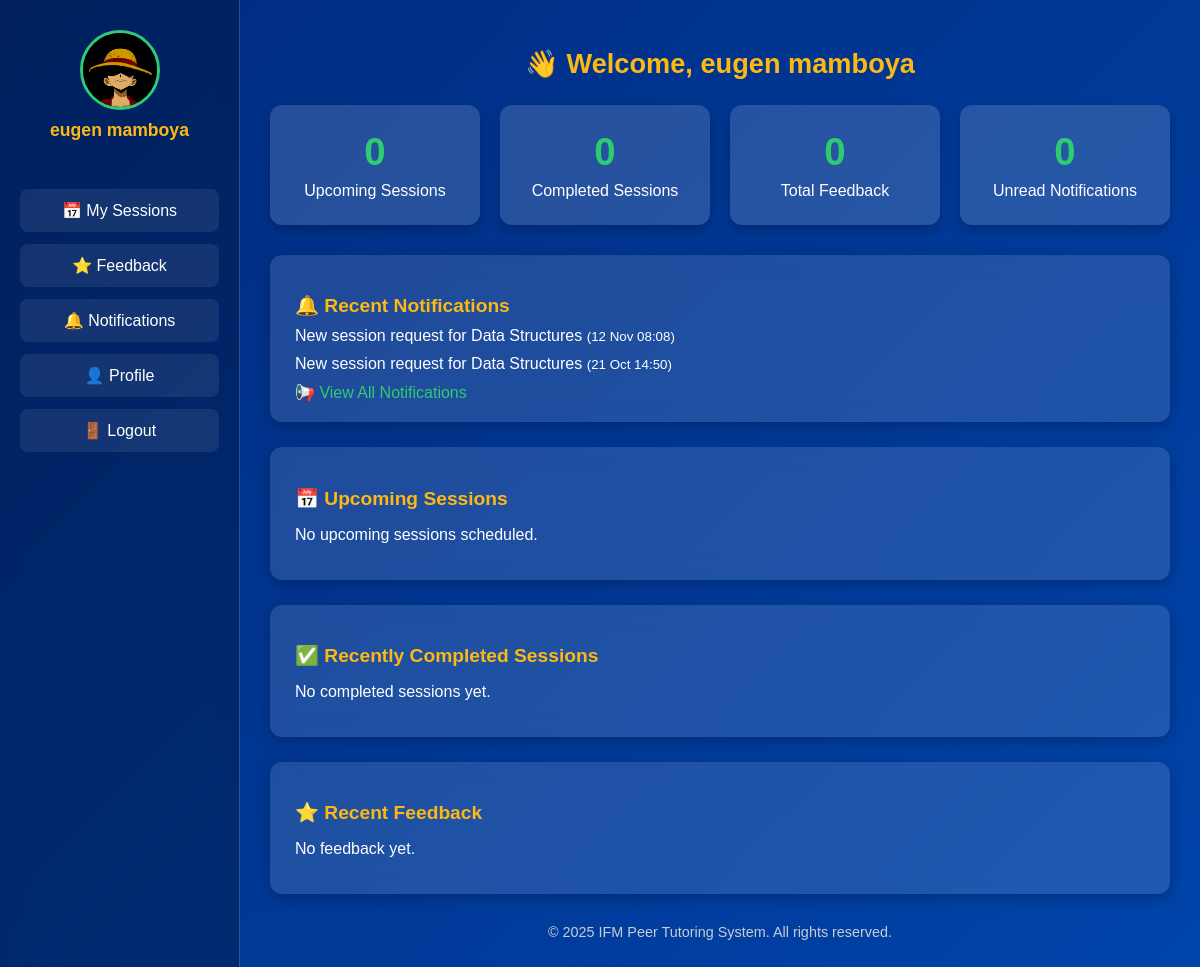
Page /dashboard/tutor.php (signed in) on the committed database.
### tables this page shows
CREATE TABLE `users` (
  `id` int(11) NOT NULL,
  `first_name` varchar(50) DEFAULT NULL,
  `last_name` varchar(50) DEFAULT NULL,
  `email` varchar(100) DEFAULT NULL,
  `phone` varchar(20) DEFAULT NULL,
  `degree_programme` varchar(100) DEFAULT NULL,
  `year_of_study` int(11) DEFAULT NULL,
  `password_hash` varchar(255) DEFAULT NULL,
  `status` enum('pending','active','suspended','deactivated') DEFAULT 'pending',
  `deactivation_reason` text DEFAULT NULL,
  `verification_token` varchar(100) DEFAULT NULL,
  `created_at` timestamp NOT NULL DEFAULT current_timestamp(),
  `profile_pic` varchar(255) DEFAULT NULL
);

CREATE TABLE `notifications` (
  `id` int(11) NOT NULL,
  `user_id` int(11) DEFAULT NULL,
  `message` text DEFAULT NULL,
  `is_read` tinyint(1) DEFAULT 0,
  `created_at` timestamp NOT NULL DEFAULT current_timestamp()
);

### dashboard/tutor.php (the view, shortened to what this page needs)
<?php
include("../config/db.php");
$uid = $_SESSION['user_id'];
$stmt = $conn->prepare("SELECT first_name,last_name,profile_pic FROM users WHERE id=?");
$stmt->bind_param("i", $uid);
$stmt->execute();
$res = $stmt->get_result();
$user = $res->fetch_assoc();
$tutorName = $user ? $user['first_name']." ".$user['last_name'] : "Tutor";
$upcomingCount = $conn->query("SELECT COUNT(*) as c FROM sessions WHERE tutor_id=$uid AND status='accepted' AND start_time >= NOW()")->fetch_assoc()['c'];
$completedCount = $conn->query("SELECT COUNT(*) as c FROM sessions WHERE tutor_id=$uid AND status='completed'")->fetch_assoc()['c'];
$feedbackCount  = $conn->query("SELECT COUNT(*) as c FROM feedback f JOIN sessions s ON f.session_id=s.id WHERE s.tutor_id=$uid")->fetch_assoc()['c'];
$noteCount      = $conn->query("SELECT COUNT(*) as c FROM notifications WHERE user_id=$uid AND is_read=0")->fetch_assoc()['c'];
$notes = $conn->query("SELECT * FROM notifications WHERE user_id=$uid ORDER BY created_at DESC LIMIT 5");
$feedback = $conn->query("
    SELECT f.stars, f.comment, f.created_at, s.title, u.first_name, u.last_name
    FROM feedback f
    JOIN sessions s ON f.session_id=s.id
    JOIN users u ON f.rater_id=u.id
    WHERE s.tutor_id=$uid
    ORDER BY f.created_at DESC
    LIMIT 5
");
$sessions = $conn->query("
    SELECT title, start_time, end_time
    FROM sessions
    WHERE tutor_id=$uid AND status='accepted' AND start_time >= NOW()
    ORDER BY start_time ASC
    LIMIT 5
");
$completed = $conn->query("
    SELECT title, start_time, end_time
    FROM sessions
    WHERE tutor_id=$uid AND status='completed'
    ORDER BY end_time DESC
    LIMIT 5
");
?>
<!DOCTYPE html>
<html lang="en">
<head>
</head>
<body>
  <div class="sidebar">
    <img src="../uploads/profile_pics/<?= $user['profile_pic'] ?: 'default.png'; ?>" alt="Profile Picture">
    <h3><?= htmlspecialchars($tutorName); ?></h3>
    <div class="nav-links">
      <a href="../sessions/view.php">📅 My Sessions</a>
      <a href="../feedback/view_all_tutor.php">⭐ Feedback</a>
      <a href="../notifications/view_all.php">🔔 Notifications</a>
      <a href="../profile/tutor.php">👤 Profile</a>
      <a href="../auth/logout.php" class="logout">🚪 Logout</a>
    </div>
  </div>
  <div class="main">
    <h1>👋 Welcome, <?= htmlspecialchars($tutorName); ?></h1>
    <div class="stats">
      <div class="stat-card"><h2><?= $upcomingCount; ?></h2><p>Upcoming Sessions</p></div>
      <div class="stat-card"><h2><?= $completedCount; ?></h2><p>Completed Sessions</p></div>
      <div class="stat-card"><h2><?= $feedbackCount; ?></h2><p>Total Feedback</p></div>
      <div class="stat-card"><h2><?= $noteCount; ?></h2><p>Unread Notifications</p></div>
    </div>
    <div class="box">
      <h3>🔔 Recent Notifications</h3>
      <?php if ($notes->num_rows > 0): ?>
        <ul>
          <?php while($n = $notes->fetch_assoc()): ?>
            <li <?= !$n['is_read'] ? 'style="font-weight:bold;"' : ''; ?>>
              <?= htmlspecialchars($n['message']); ?>
              <small>(<?= date("d M H:i", strtotime($n['created_at'])); ?>)</small>
            </li>
          <?php endwhile; ?>
        </ul>
        <a href="../notifications/view_all.php" class="link">📢 View All Notifications</a>
      <?php else: ?>
        <p>No notifications yet.</p>
      <?php endif; ?>
    </div>
    <div class="box">
      <h3>📅 Upcoming Sessions</h3>
      <?php if ($sessions->num_rows > 0): ?>
        <ul>
          <?php while($s = $sessions->fetch_assoc()): ?>
            <li>
              <b><?= htmlspecialchars($s['title']); ?></b><br>
              <small><?= date("d M Y H:i", strtotime($s['start_time'])); ?> → <?= date("H:i", strtotime($s['end_time'])); ?></small>
            </li>
          <?php endwhile; ?>
        </ul>
      <?php else: ?>
        <p>No upcoming sessions scheduled.</p>
      <?php endif; ?>
    </div>
    <div class="box">
      <h3>✅ Recently Completed Sessions</h3>
      <?php if ($completed->num_rows > 0): ?>
        <ul>
          <?php while($c = $completed->fetch_assoc()): ?>
            <li>
              <b><?= htmlspecialchars($c['title']); ?></b><br>
              <small>Ended: <?= date("d M Y H:i", strtotime($c['end_time'])); ?></small>
            </li>
          <?php endwhile; ?>
        </ul>
        <a href="../sessions/completed.php" class="link">📖 View All Completed Sessions</a>
      <?php else: ?>
        <p>No completed sessions yet.</p>
      <?php endif; ?>
    </div>
    <div class="box">
      <h3>⭐ Recent Feedback</h3>
      <?php if ($feedback->num_rows > 0): ?>
        <ul>
          <?php while($f = $feedback->fetch_assoc()): ?>
            <li>
              <b><?= htmlspecialchars($f['first_name']." ".$f['last_name']); ?></b> on <i><?= htmlspecialchars($f['title']); ?></i><br>
              <span class="stars"><?= str_repeat("⭐", $f['stars']); ?></span><br>
              <span class="comment"><?= htmlspecialchars($f['comment']); ?></span><br>
              <small><?= date("d M Y H:i", strtotime($f['created_at'])); ?></small>
            </li>
          <?php endwhile; ?>
        </ul>
        <a href="../feedback/view_all_tutor.php" class="link">📖 View All Feedback</a>
      <?php else: ?>
        <p>No feedback yet.</p>
      <?php endif; ?>
    </div>
    <footer>© <?= date("Y"); ?> IFM Peer Tutoring System. All rights reserved.</footer>
  </div>
</body>
</html>

### dashboard/tutor.php (style rules this page uses)
* { box-sizing: border-box; }
body { font-family: 'Poppins', sans-serif; background: linear-gradient(135deg, #002B7F, #0044AA); margin: 0; padding: 0; display: flex; min-height: 100vh; color: #fff; }
.sidebar { width: 240px; background: rgba(0,0,0,0.25); backdrop-filter: blur(10px); padding: 30px 20px; display: flex; flex-direction: column; align-items: center; border-right: 1px solid rgba(255,255,255,0.2); }
.sidebar img { width: 80px; height: 80px; border-radius: 50%; object-fit: cover; border: 3px solid #2ecc71; }
.sidebar h3 { margin-top: 10px; font-size: 1.1rem; color: #FDB913; text-align: center; }
.nav-links { display: flex; flex-direction: column; gap: 12px; margin-top: 30px; width: 100%; }
.nav-links a { color: #fff; text-decoration: none; padding: 12px; border-radius: 8px; transition: 0.3s; text-align: center; font-weight: 500; background: rgba(255,255,255,0.08); }
.logout { margin-top: auto; background: rgba(231,76,60,0.2); }
.main { flex: 1; padding: 30px; overflow-y: auto; }
h1 { color: #FDB913; font-size: 1.7rem; text-align: center; margin-bottom: 25px; }
.stats { display: flex; flex-wrap: wrap; gap: 20px; justify-content: center; margin-bottom: 30px; }
.stat-card { flex: 1; min-width: 200px; background: rgba(255,255,255,0.15); border-radius: 12px; padding: 25px; text-align: center; box-shadow: 0 6px 12px rgba(0,0,0,0.2); transition: 0.3s; }
.stat-card h2 { margin: 0; color: #2ecc71; font-size: 2.4rem; }
.stat-card p { color: #fff; margin: 8px 0 0; }
.box { background: rgba(255,255,255,0.12); backdrop-filter: blur(10px); border-radius: 12px; padding: 20px 25px; margin-bottom: 25px; box-shadow: 0 4px 15px rgba(0,0,0,0.25); }
.box h3 { color: #FDB913; margin-bottom: 10px; font-size: 1.2rem; }
ul { list-style: none; padding: 0; margin: 0; }
li { margin: 10px 0; color: #fff; }
a.link { color: #2ecc71; text-decoration: none; font-weight: 500; }
footer { text-align: center; color: #ddd; font-size: 0.9rem; margin-top: 30px; opacity: 0.9; }

### rows in the picture
users: profile_pic (picture), tutorName "eugen mamboya"
notifications: message "New session request for Data Structures", created_at "12 Nov 08:08"
notifications: message "New session request for Data Structures", created_at "21 Oct 14:50"

### other values in the picture
$upcomingCount "0"
$completedCount "0"
$feedbackCount "0"
$noteCount "0"
